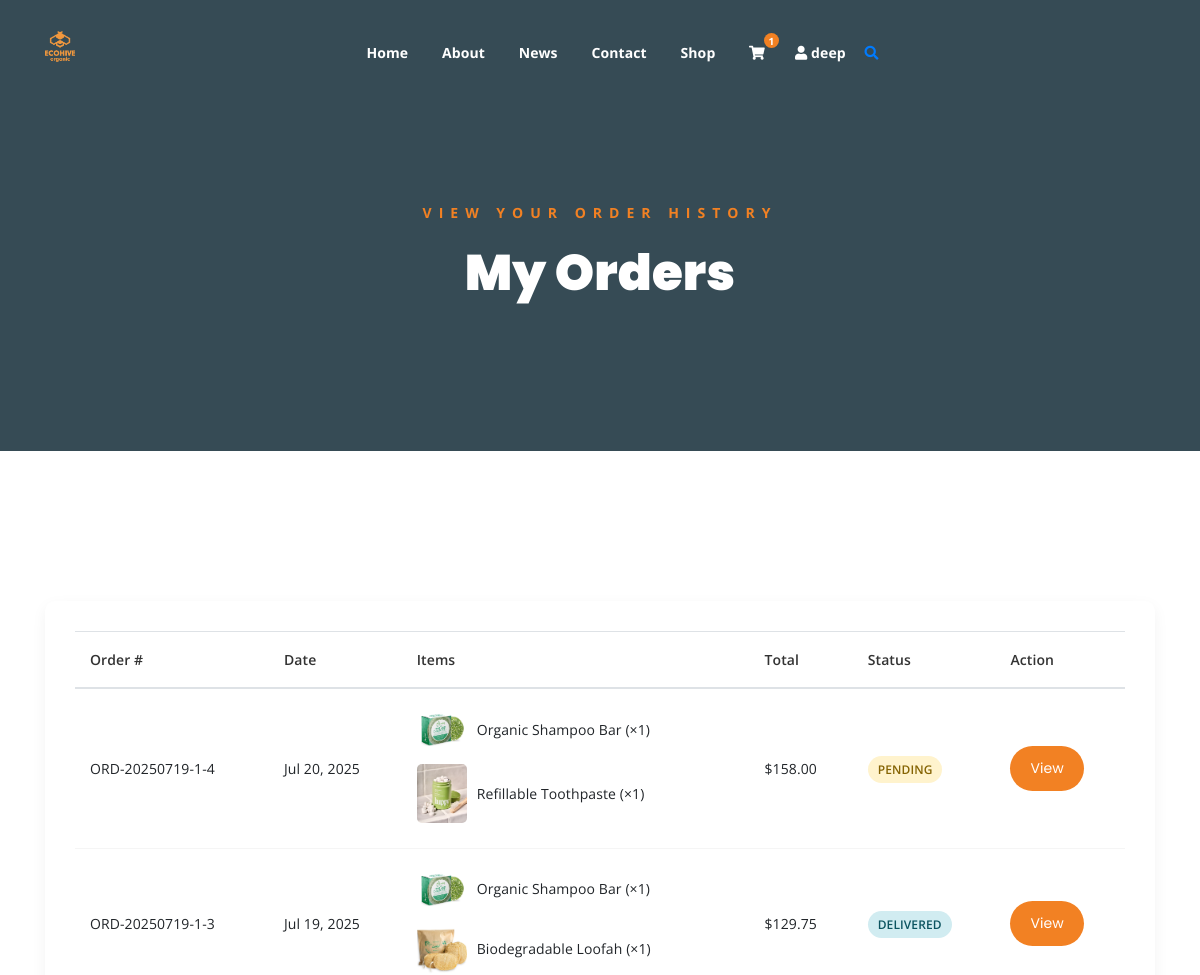
The app's page /my-orders/ (signed in, upper part), older data.
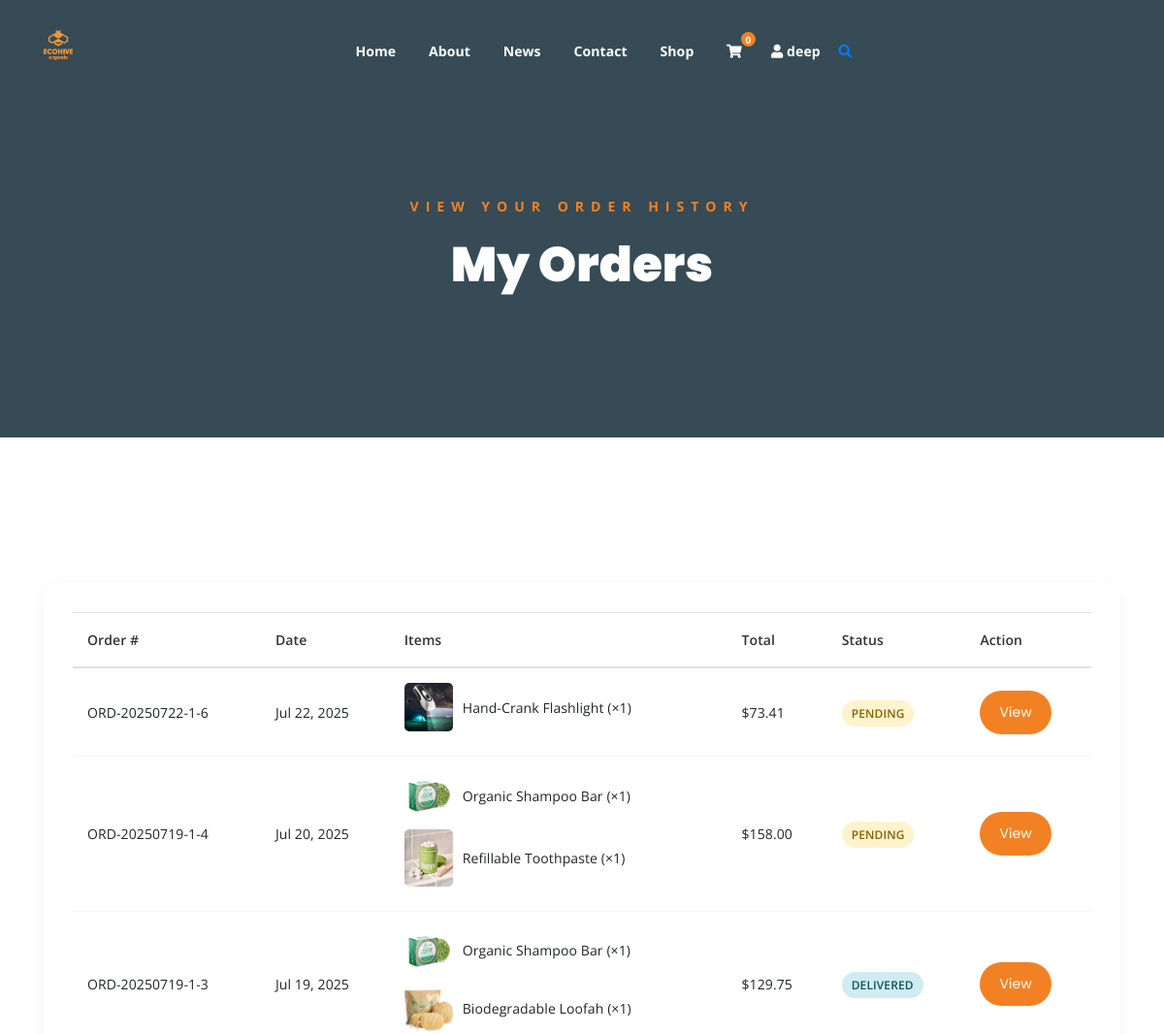
The same page, newer data.
### app1/models.py (models this page shows, shortened)
class User(AbstractBaseUser, PermissionsMixin):
    email = models.EmailField(_('email address'), unique=True)
    username = models.CharField(_('username'), max_length=30, unique=True)
    first_name = models.CharField(_('first name'), max_length=30)
    last_name = models.CharField(_('last name'), max_length=30)
    date_joined = models.DateTimeField(_('date joined'), default=timezone.now)
    is_active = models.BooleanField(_('active'), default=True)
    is_staff = models.BooleanField(_('staff status'), default=False)
    bio = models.TextField(_('bio'), max_length=500, blank=True)
    profile_picture = models.ImageField(
        _('profile picture'),
        upload_to='profile_pics/',
        blank=True,
        null=True
    )
    groups = models.ManyToManyField(
        'auth.Group',
        verbose_name=_('groups'),
        blank=True,
        help_text=_(
            'The groups this user belongs to. A user will get all permissions '
            'granted to each of their groups.'
        ),
        related_name="custom_user_set",  # Changed to unique name
        related_query_name="custom_user",
    )
    user_permissions = models.ManyToManyField(
        'auth.Permission',
        verbose_name=_('user permissions'),
        blank=True,
        help_text=_('Specific permissions for this user.'),
        related_name="custom_user_permissions_set",  # Changed to unique name
        related_query_name="custom_user_permissions",
    )
    objects = UserManager()
    USERNAME_FIELD = 'email'
    REQUIRED_FIELDS = ['username', 'first_name', 'last_name']
    class Meta:
        verbose_name = _('user')
        verbose_name_plural = _('users')
    @property
    def cart(self):
        cart, created = Cart.objects.get_or_create(user=self)
        return cart

class Cart(models.Model):
    user = models.ForeignKey(settings.AUTH_USER_MODEL, on_delete=models.CASCADE)
    created_at = models.DateTimeField(auto_now_add=True)
    updated_at = models.DateTimeField(auto_now=True)

class Order(models.Model):
    PAYMENT_METHOD_CHOICES = [
        ('credit_card', 'Credit Card'),
        ('paypal', 'PayPal'),
        ('cash_on_delivery', 'Cash on Delivery'),
    ]
    ORDER_STATUS_CHOICES = [
        ('pending', 'Pending'),
        ('processing', 'Processing'),
        ('shipped', 'Shipped'),
        ('delivered', 'Delivered'),
        ('cancelled', 'Cancelled'),
    ]
    user = models.ForeignKey(settings.AUTH_USER_MODEL, on_delete=models.CASCADE, related_name='orders')
    order_number = models.CharField(max_length=20, unique=True)
    billing_address = models.ForeignKey(BillingAddress, on_delete=models.PROTECT, related_name='billing_orders')
    shipping_address = models.ForeignKey(ShippingAddress, on_delete=models.PROTECT, related_name='shipping_orders')
    payment_method = models.CharField(max_length=20, choices=PAYMENT_METHOD_CHOICES)
    subtotal = models.DecimalField(max_digits=10, decimal_places=2)
    tax = models.DecimalField(max_digits=10, decimal_places=2)
    shipping_cost = models.DecimalField(max_digits=10, decimal_places=2)
    total = models.DecimalField(max_digits=10, decimal_places=2)
    status = models.CharField(max_length=20, choices=ORDER_STATUS_CHOICES, default='pending')
    created_at = models.DateTimeField(auto_now_add=True)
    updated_at = models.DateTimeField(auto_now=True)

class OrderItem(models.Model):
    order = models.ForeignKey(Order, on_delete=models.CASCADE, related_name='items')
    product = models.ForeignKey(Product, on_delete=models.PROTECT)
    quantity = models.PositiveIntegerField()
    price = models.DecimalField(max_digits=10, decimal_places=2)
    created_at = models.DateTimeField(auto_now_add=True)

class Product(models.Model):
    CATEGORY_CHOICES = [
        ('Organic Food', 'Organic Food'),
        ('Household Items', 'Household Items'),
        ('Reusable Products', 'Reusable Products'),
        ('Eco Personal Care', 'Eco Personal Care'),
        ('Green Gadgets', 'Green Gadgets'),
        ('other', 'Other'),
    ]
    name = models.CharField(max_length=100)
    description = models.TextField()
    price = models.DecimalField(max_digits=10, decimal_places=2)
    category = models.CharField(max_length=30, choices=CATEGORY_CHOICES)
    image = models.ImageField(upload_to='products/')
    created_at = models.DateTimeField(auto_now_add=True)
    updated_at = models.DateTimeField(auto_now=True)
    class Meta:
        ordering = ['-created_at']

### app1/views.py (the view)
# urls.py: path('my-orders/', views.my_orders, name='my_orders'),
@login_required
def my_orders(request):
    orders = Order.objects.filter(user=request.user).order_by('-created_at')
    return render(request, 'my_orders.html', {'orders': orders})

### app1/context_processors.py (called while the page is built)
def cart_count(request):
    if request.user.is_authenticated:
        cart, created = Cart.objects.get_or_create(user=request.user)
        return {'cart_count': cart.items.count()}
    return {'cart_count': 0}

### app1/static/templates/my_orders.html (shortened to what this page needs)
{% extends 'base.html' %}
{% load static %}
{% block content %}
<div class="breadcrumb-section breadcrumb-bg">
    <div class="container">
        <div class="row">
            <div class="col-lg-8 offset-lg-2 text-center">
                <div class="breadcrumb-text">
                    <p>View your order history</p>
                    <h1>My Orders</h1>
                </div>
            </div>
        </div>
    </div>
</div>
<div class="mt-150 mb-150">
    <div class="container">
        {% if orders %}
        <div class="row">
            <div class="col-lg-12">
                <div class="order-history-table">
                    <table class="table">
                        <thead>
                            <tr>
                                <th>Order #</th>
                                <th>Date</th>
                                <th>Items</th>
                                <th>Total</th>
                                <th>Status</th>
                                <th>Action</th>
                            </tr>
                        </thead>
                        <tbody>
                            {% for order in orders %}
                            <tr>
                                <td>{{ order.order_number }}</td>
                                <td>{{ order.created_at|date:"M d, Y" }}</td>
                                <td>
                                    <div class="order-items">
                                        {% for item in order.items.all|slice:":3" %}
                                        <div class="order-item">
                                            <img src="{{ item.product.image.url }}" alt="{{ item.product.name }}" width="50">
                                            <span>{{ item.product.name }} (×{{ item.quantity }})</span>
                                        </div>
                                        {% endfor %}
                                    </div>
                                </td>
                                <td>${{ order.total|floatformat:2 }}</td>
                                <td>
                                    <span class="order-status {{ order.status }}">
                                        {{ order.get_status_display }}
                                    </span>
                                </td>
                                <td>
                                    <a href="{% url 'order_detail' order.id %}" class="boxed-btn">View</a>
                                </td>
                            </tr>
                            {% endfor %}
                        </tbody>
                    </table>
                </div>
            </div>
        </div>
        {% endif %}
    </div>
</div>
{% endblock %}

### app1/static/templates/base.html (shortened to what this page needs)
{% load static %}
<!DOCTYPE html>
<html lang="en">
<head>
    <link rel="stylesheet" href="{% static 'assets/css/all.min.css' %}">
    <link rel="stylesheet" href="{% static 'assets/bootstrap/css/bootstrap.min.css' %}">
    <link rel="stylesheet" href="{% static 'assets/css/owl.carousel.css' %}">
    <link rel="stylesheet" href="{% static 'assets/css/magnific-popup.css' %}">
    <link rel="stylesheet" href="{% static 'assets/css/animate.css' %}">
    <link rel="stylesheet" href="{% static 'assets/css/meanmenu.min.css' %}">
    <link rel="stylesheet" href="{% static 'assets/css/main.css' %}?v={% now 'U' %}">
    <link rel="stylesheet" href="{% static 'assets/css/responsive.css' %}?v={% now 'U' %}">
</head>
<body>
    <div class="top-header-area" id="sticker">
        <div class="container">
            <div class="row">
                <div class="col-lg-12 col-sm-12 text-center">
                    <div class="main-menu-wrap">
                        <div class="site-logo">
                            <a href="{% url 'home' %}">
                                <img src="{% static 'assets/img/eco_hive_logo.png' %}" alt="EchoHive Logo">
                            </a>
                        </div>
                        <nav class="main-menu">
                            <ul>
                                <li class="{% if request.path == '/' %}current-list-item{% endif %}"><a href="{% url 'home' %}">Home</a></li>
                                <li class="{% if request.path == '/about/' %}current-list-item{% endif %}"><a href="{% url 'about' %}">About</a></li>
                                <li class="{% if '/news/' in request.path %}current-list-item{% endif %}"><a href="{% url 'eco_news' %}">News</a></li>
                                <li class="{% if request.path == '/contact/' %}current-list-item{% endif %}"><a href="{% url 'contact' %}">Contact</a></li>
                                <li class="{% if request.path == '/shop/' %}current-list-item{% endif %}"><a href="{% url 'shop' %}">Shop</a></li>
                                <li>
                                    <div class="header-icons">
                                        <a class="shopping-cart" href="{% url 'cart' %}">
                                            <i class="fas fa-shopping-cart"></i>
                                            {% if user.is_authenticated %}
                                                <span class="cart-count">{{ user.cart.items.count }}</span>
                                            {% endif %}
                                        </a>
                                        {% if user.is_authenticated %}
                                            <li class="user-dropdown">
                                                <a class="shopping-cart-1" href="#">
                                                    <i class="fas fa-user"></i>
                                                    <span class="username">{{ user.first_name }}</span>
                                                </a>
                                            </li>
                                        {% endif %}
                                        <a class="mobile-hide search-bar-icon" href="#"><i class="fas fa-search"></i></a>
                                    </div>
                                </li>
                            </ul>
                        </nav>
                    </div>
                </div>
            </div>
        </div>
    </div>
    {% block content %}{% endblock %}
</body>
</html>

Row changes from the older to the newer data that the page shows:
changed User "deep": cart.items.count "1" → "0"
added Order: order_number "ORD-20250722-1-6", created_at "Jul 22, 2025", total "73.41", status "PENDING"
added OrderItem: product.image (picture), product.name "Hand-Crank Flashlight", quantity "1", shown under "ORD-20250722-1-6"
